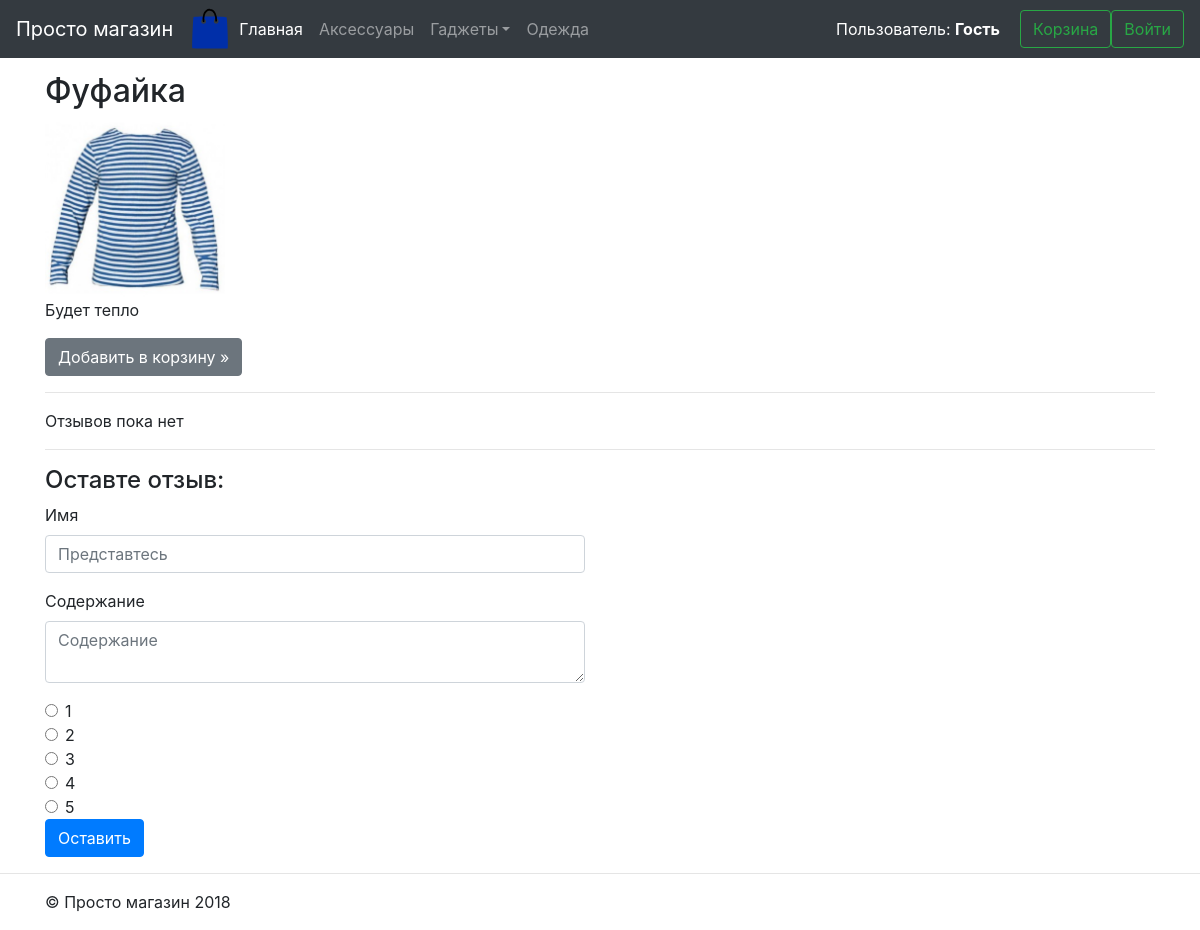
The app's page /product/fufajka, older data.
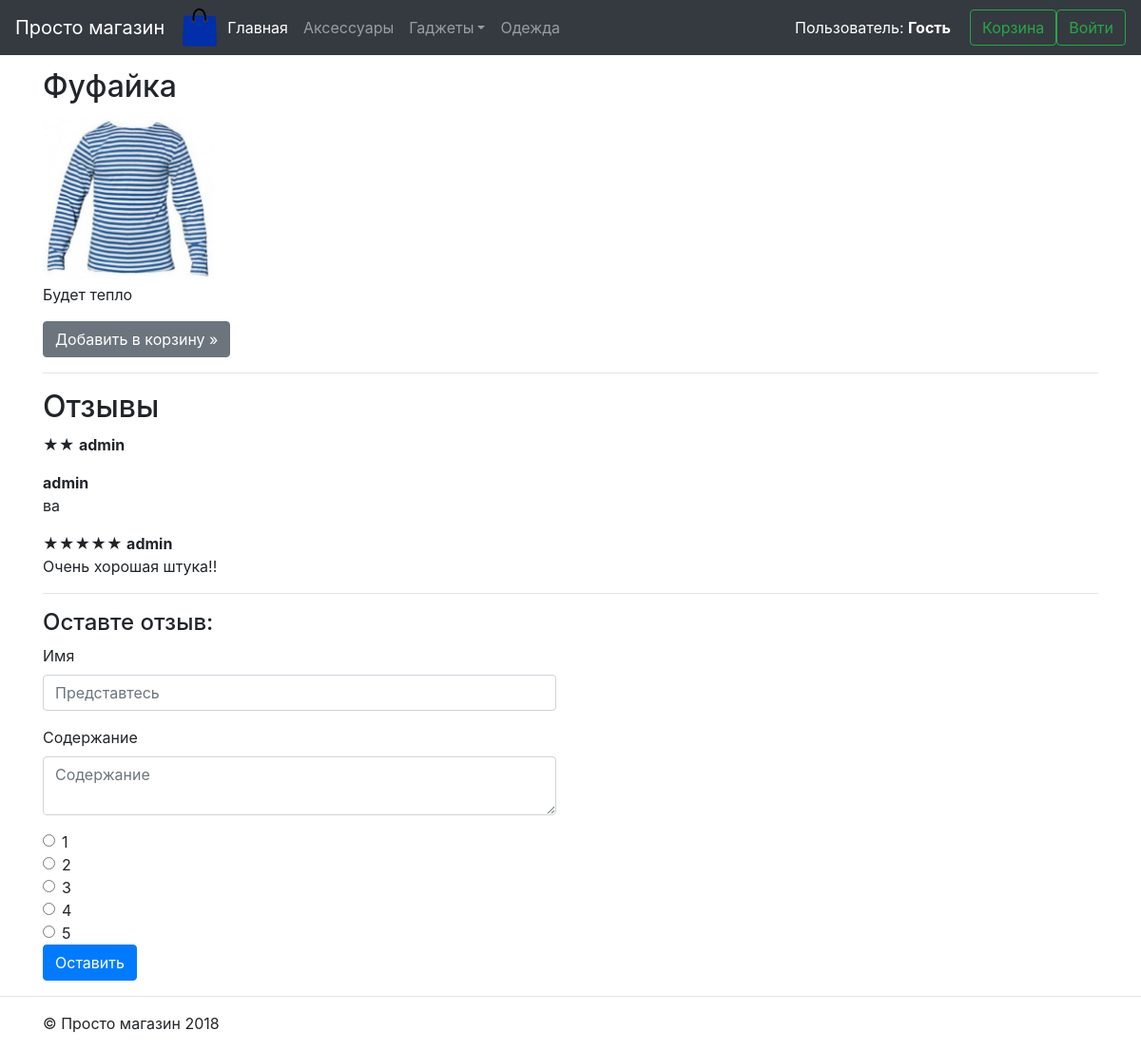
The same page, newer data.
### app/models.py (models this page shows, shortened)
class ProductCategory(models.Model):
    name = models.CharField(max_length=64)
    parent = models.ForeignKey('ProductCategory', on_delete=models.SET_NULL,
                               blank=True, null=True, related_name='subcategories')
    slug = models.SlugField(max_length=64, blank=True)
    def __str__(self):
        return self.name
    class Meta:
        verbose_name = "Категория товаров"
        verbose_name_plural = "Категории товаров"

class Product(models.Model):
    name = models.CharField(max_length=64)
    description = models.CharField(max_length=256, blank=True, null=True)
    picture_path = models.CharField(max_length=256, blank=True, null=True)
    category = models.ForeignKey(ProductCategory, on_delete=models.SET_NULL,
                                 blank=True, null=True, related_name='product')
    slug = models.SlugField(max_length=64, blank=True)
    cart_user = models.ManyToManyField(User, related_name='cart_product',
                                       through='ProductInCart')
    def __str__(self):
        return self.name
    class Meta:
        verbose_name = "Товар"
        verbose_name_plural = "Товары"

class Review(models.Model):
    name = models.CharField(max_length=128)
    text = models.CharField(max_length=1024)
    rating = models.IntegerField()
    product = models.ForeignKey(Product, on_delete=models.CASCADE)

### app/views.py (the view)
# urls.py: path('product/<str:product_slug>', product_view, name='product'),
def product_view(request, product_slug):
    product = Product.objects.get(slug=product_slug)
    reviews = Review.objects.filter(product=product)
    template = 'app/product.html'
    context = {'product': product,
               'reviews': reviews}
    return render(request, template, context)

### app/context_processors.py (called while the page is built)
def category(request):
    return {'categories': ProductCategory.objects.prefetch_related('subcategories').filter(parent__isnull=True).order_by('name')}

### app/templatetags/review_rating.py (called while the page is built)
@register.filter(name='mul')
def mul(char: str, count: int):
    return char * count

### app/templates/app/product.html (shortened to what this page needs)
{% extends 'app/base.html' %}
{% load static %}
{% load review_rating %}
{% block content %}
<main role="main">
  <div class="container mt-3">
    <div class="row">
      <div class="col-md-12">
        {% include 'app/product_cart.html' %}
      </div>
    </div>
    <hr>
    {% if reviews %}
    <h2>Отзывы</h2>
      {% for review in reviews %}
        {{ '★'|mul:review.rating }} <span><b>{{ review.name }}</b></span>
        <p>{{ review.text}}</p>
      {% endfor %}
    {% else %}
      <p>Отзывов пока нет</p>
    {% endif %}
    <hr>
    <div class="row">
      <div class="col-lg-6 col-md-8 col-sm-12">
        <h4>Оставте отзыв:</h4>
        <form action="{% url 'review' product.slug %}" method="post">
          {% if request.user.is_authenticated %}
          <p>Имя: <b>{{ request.user }}</b></p>
            <input type="hidden" name="name" value="{{ request.user }}">
          {% else %}
          <div class="form-group">
            <label for="name">Имя</label>
            <input type="text" class="form-control" id="name" aria-describedby="nameHelp"
                   placeholder="Представтесь" name="name" data-cip-id="name">
          </div>
          {% endif %}
          <div class="form-group">
            <label for="content">Содержание</label>
            <textarea class="form-control" id="content" placeholder="Содержание"
                      name="description"></textarea>
          </div>
          <div class="form-check">
            <input class="form-check-input" type="radio" name="mark" id="mark1" value="1">
            <label class="form-check-label" for="mark1">
              1
            </label>
          </div>
          <div class="form-check">
            <input class="form-check-input" type="radio" name="mark" id="mark2" value="2">
            <label class="form-check-label" for="mark2">
              2
            </label>
          </div>
          <div class="form-check">
            <input class="form-check-input" type="radio" name="mark" id="mark3" value="3">
            <label class="form-check-label" for="mark3">
              3
            </label>
          </div>
          <div class="form-check">
            <input class="form-check-input" type="radio" name="mark" id="mark4" value="4">
            <label class="form-check-label" for="mark4">
              4
            </label>
          </div>
          <div class="form-check">
            <input class="form-check-input" type="radio" name="mark" id="mark5" value="5">
            <label class="form-check-label" for="mark5">
              5
            </label>
          </div>
          <button type="submit" class="btn btn-primary">Оставить</button>
        </form>
      </div>
    </div>
  </div>
</main>
{% endblock %}

### app/templates/app/base.html (shortened to what this page needs)
{% load static %}
<!DOCTYPE html>
<html lang="en" >
<head>
  <link rel="stylesheet" href="{% static 'app/css/bootstrap.min.css' %}">
  <link rel="stylesheet" href="{% static 'app/css/main.css' %}">
</head>
<body class="" data-gr-c-s-loaded="true">
<nav class="navbar navbar-expand-md navbar-dark fixed-top bg-dark">
  <a class="navbar-brand" href="{% url 'main' %}">Просто магазин</a>
  <img src="{% static 'app/images/logo.svg' %}" alt="" width="42" height="42">
  <div class="collapse navbar-collapse" id="navbarsExampleDefault">
    <ul class="navbar-nav mr-auto">
      <li class="nav-item active">
        <a class="nav-link" href="{% url 'main' %}">
          Главная</a>
      </li>
      {% for category in categories %}
        {% if category.subcategories.all %}
          <li class="nav-item dropdown">
            <a class="nav-link dropdown-toggle" href="#" id="dropdown01"
               data-toggle="dropdown" aria-haspopup="true" aria-expanded="false">
              {{ category }}</a>
          </li>
        {% else %}
          <li class="nav-item">
            <a class="nav-link" href="{% url 'category' category.slug %}">
              {{ category }}</a>
          </li>
        {% endif %}
      {% endfor %}
    </ul>
    <div style="color:white; margin-right: 20px">
      Пользователь: <b>
    {% if request.user.is_authenticated %}
      {{ user.get_username }}
    {% else %}
      Гость
    {% endif %}
      </b>
    </div>
    <a class="btn btn-outline-success my-2 my-sm-0" role="button"
       href="{% url 'cart' %}">
      Корзина</a>
    {% if request.user.is_authenticated %}
      <a class="btn btn-outline-success my-2 my-sm-0" role="button"
         href="{% url 'logout' %}">
        Выйти</a>
    {% else %}
      <a class="btn btn-outline-success my-2 my-sm-0" role="button"
         href="{% url 'login' %}">
        Войти</a>
    {% endif %}
  </div>
</nav>
{% block content %}Страница в разработке{% endblock %}
<hr>
<footer class="container">
  <p>© Просто магазин 2018</p>
</footer>
</body>
</html>

### app/templates/app/product_cart.html (shortened to what this page needs)
    {% load static %}
<h2>{{ product }}</h2>
<a href="{% url 'product' product.slug %}">
  <img src="{% static 'app/images/'|add:product.picture_path %}" width="180">
</a>
{% if request.path|slice:"9" == '/product/' %}
    <p>{{ product.description }}</p>
{% endif %}
<form method="post" action="{% url 'cart' %}">
    <input type="submit" class="btn btn-secondary" value="Добавить в корзину »">
</form>

Row changes from the older to the newer data that the page shows:
added Review: rating "★★", name "admin"
added Review: name "admin", text "ва"
added Review: rating "★★★★★", name "admin", text "Очень хорошая штука!!"
Text that changed along with them:
text no longer shown: "Отзывов пока нет"
text now shown: "Отзывы"
